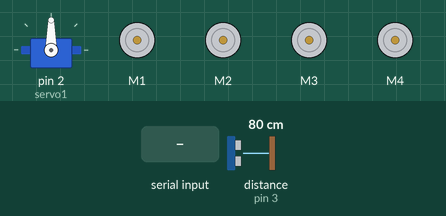
Simulated run of this sketch. Board: Arduino Uno, built with avr-gcc and run on an emulated ATmega328P. Shown: servo, 4 × DC motor (green arrow = forward, orange = backward, longer = faster). Wiring (inferred from the names in the program): ultrasonic range finder: trigger pin 4; echo pin 3. The inputs (shaded band) are chosen by the test bench; at power-on: distance to the obstacle (sensor on pin 3) 80 cm. The echo pulse lasts 58.3 µs per cm; what the sketch prints to the serial monitor is not drawn.

Above: at 6.0 s.
6.1 s: "2" received over Serial
7.6 s: byte 71 ('G') received over Serial
At 8.2 s:
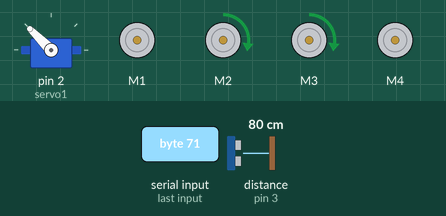
9.1 s: byte 73 ('I') received over Serial
At 10.3 s:
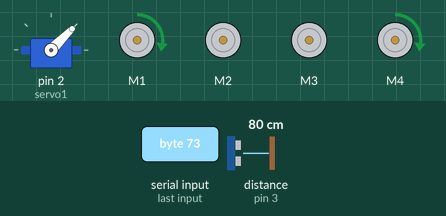
10.6 s: byte 72 ('H') received over Serial
At 11.7 s:
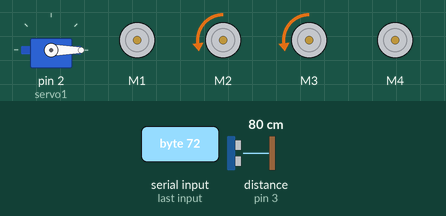
12.1 s: byte 74 ('J') received over Serial
At 12.7 s:
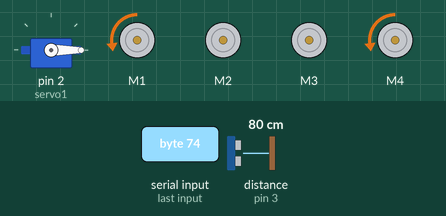
13.6 s: distance to the obstacle (sensor on pin 3) set to 9 cm
Timing chart, 0 to 16.6 s (numbered marks = the images above; inputs shaded):
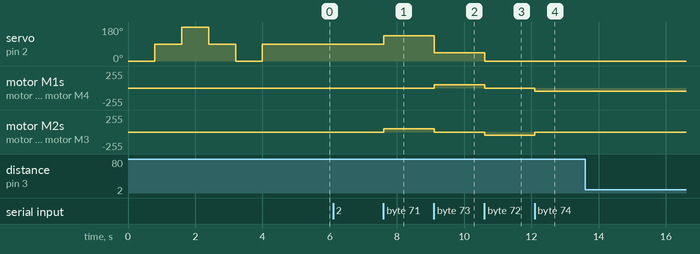

Measured:
- after the input at 7.6 s, servo on pin 2 (servo1): 90° → 135° at once; motor M2, motor M3: stopped → forward 50/255 at once
- after the input at 9.1 s, servo on pin 2 (servo1): 135° → 45° at once; motor M1, motor M4: stopped → forward 50/255 at once; motor M2, motor M3: forward 50/255 → stopped at once
- after the input at 10.6 s, servo on pin 2 (servo1): 45° → 0° at once; motor M1, motor M4: forward 50/255 → stopped at once; motor M2, motor M3: stopped → backward 50/255 at once
- after the input at 12.1 s, motor M1, motor M4: stopped → backward 50/255 at once; motor M2, motor M3: backward 50/255 → stopped at once

The sketch:

mobil_remot__servo_dan_ultrasonic_.ino
```cpp
#include <AFMotor.h>
AF_DCMotor motor1 (1, MOTOR12_64KHZ);     //MOTOR 1 KECEPATAN MAKSIMAL 64KHZ
AF_DCMotor motor2 (2, MOTOR12_64KHZ);     //MOTOR 2 KECEPATAN MAKSIMAL 64KHZ
AF_DCMotor motor3 (3, MOTOR12_64KHZ);     //MOTOR 2 KECEPATAN MAKSIMAL 64KHZ
AF_DCMotor motor4 (4, MOTOR12_64KHZ);     //MOTOR 2 KECEPATAN MAKSIMAL 64KHZ
char cek;

#include <Servo.h>
Servo servo1;

#define echo 3
#define trig 4
int pulsa = 0;
int jarak =0;

void setup(){
  Serial.begin(9600);
  servo1.attach(2);
  pinMode(trig, OUTPUT);
  pinMode(echo, INPUT);

    servo1.write(0);
    delay (800);
    servo1.write(90);
    delay (800);
    servo1.write(180);
    delay (800);
    servo1.write(90);
    delay (800);
    servo1.write(0);
    delay (800);
    servo1.write(90);
    delay (800);
 /* motor1.setSpeed(50);  // set kecepatan motor antara 0-255
    motor2.setSpeed(50);
    motor3.setSpeed(50);
    motor4.setSpeed(50); */
}

void loop(){
  if (Serial.available()>0){
    cek = Serial.read();
    Serial.print(cek);
  }
  setkecepatan();
  motorjalan();
}


void setkecepatan(){
  if (cek == '2'){
    motor1.setSpeed(50);
    motor2.setSpeed(50);
    motor3.setSpeed(50);
    motor4.setSpeed(50);
  }
  if (cek == '4'){
    motor1.setSpeed(100);
    motor2.setSpeed(100);
    motor3.setSpeed(100);
    motor4.setSpeed(100);
  }
  if (cek == '6'){
    motor1.setSpeed(150);
    motor2.setSpeed(150);
    motor3.setSpeed(150);
    motor4.setSpeed(150);
  }
  if (cek == '8'){
    motor1.setSpeed(200);
    motor2.setSpeed(200);
    motor3.setSpeed(200);
    motor4.setSpeed(200);
  }
  if (cek == 'q'){
    motor1.setSpeed(250);
    motor2.setSpeed(250);
    motor3.setSpeed(250);
    motor4.setSpeed(250);
  }
}

void motorjalan(){
  digitalWrite(trig, HIGH);
  delayMicroseconds(10);
  digitalWrite(trig, LOW);
  pulsa = pulseIn(echo, HIGH);
  jarak = round(pulsa / 58.26);

  if (cek == 'S' || jarak<=15){
    motor1.run(RELEASE);
    motor2.run(RELEASE);
    motor3.run(RELEASE);
    motor4.run(RELEASE);
    servo1.write(90);
  }
  if (cek == 'F'){
    motor1.run(FORWARD);
    motor2.run(FORWARD);
    motor3.run(FORWARD);
    motor4.run(FORWARD);
    servo1.write(90);
  }
  if (cek == 'B'){
    motor1.run(BACKWARD);
    motor2.run(BACKWARD);
    motor3.run(BACKWARD);
    motor4.run(BACKWARD);
    servo1.write(90);
  }
  if (cek == 'R'){
    motor1.run(FORWARD);
    motor2.run(BACKWARD);
    motor3.run(BACKWARD);
    motor4.run(FORWARD);
    servo1.write(0);
  }
  if (cek == 'L'){
    motor1.run(BACKWARD);
    motor2.run(FORWARD);
    motor3.run(FORWARD);
    motor4.run(BACKWARD);
    servo1.write(180);
  }
  if (cek == 'G'){   //SERONG KIRI DEPAN
    motor1.run(RELEASE);
    motor2.run(FORWARD);
    motor3.run(FORWARD);
    motor4.run(RELEASE);
    servo1.write(135);
  }
  if (cek == 'I'){    //SERONG KANAN DEPAN
    motor1.run(FORWARD);
    motor2.run(RELEASE);
    motor3.run(RELEASE);
    motor4.run(FORWARD);
    servo1.write(45);
  }
  if (cek == 'H'){    //SEONG KIRI BELAKANG
    motor1.run(RELEASE);
    motor2.run(BACKWARD);
    motor3.run(BACKWARD);
    motor4.run(RELEASE);
    servo1.write(0);
  }
  if (cek == 'J'){   //SERONG KANAN BELAKANG
    motor1.run(BACKWARD);
    motor2.run(RELEASE);
    motor3.run(RELEASE);
    motor4.run(BACKWARD);
    servo1.write(0);
  }
}
```
